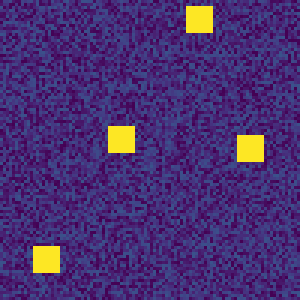
#> input picture input_im.jpg, 100 x 100 px (shown 3 times larger)
$ python img_bright_quadrilateral.py -p input_im.jpg
#> lines starting #> are read from the running program, lines starting #| are printed output that depends on the picture
"""
A Python script that reads an image as grayscale,
and finds the four non-overlapping 5x5 patches with highest average
brightness. Takes the patch centers as corners of a quadrilateral,
calculates its area in pixels, and draws the quadrilateral in red into
the image and saves it in PNG format.

It is be possible to run the script from the __main__ section or
from command line.

The patch_size (default=5x5) and the count of patches (default=4) can
also be changed via command-line.

@TODO -> exhaustive testing for another patch size and patch counts


"""
import os
import argparse

import cv2
import math
import numpy as np


def read_image(im_path:str) -> tuple:
    """
    Read and process an image from the specified path.

    Args:
        im_path (str): Path to the image file.

    Returns:
        tuple: A tuple containing the original color image (BGR format) and its grayscale version.
    """
#> called with im_path = 'input_im.jpg'

    try:
        orig_img = cv2.imread(im_path)
#> orig_img is the input picture: shape (100, 100, 3); mean B, G, R 115.3, 48.5, 73.9
        if orig_img is None:
            raise ValueError("Error: Unable to read the image. Please check the image file format")

        if orig_img.shape[0] < 5 or orig_img.shape[1] < 5:
            print("Insufficient image size!")
            return None, None

        gray_im = cv2.cvtColor(orig_img, cv2.COLOR_BGR2GRAY)
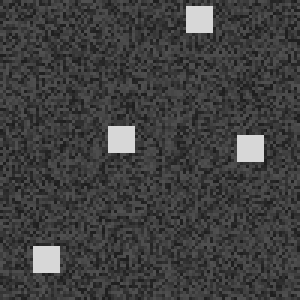
#> gray_im: shape (100, 100) (shown 3 times larger); min 30, max 215, mean 63.6
    except Exception as exp:
        print(f"An error occurred: {exp}")
        if not im_path.lower().endswith(".png") or \
            not im_path.lower().endswith(".jpg"):
            print("Please provide the image in 'jpg' or 'png' file format.")
        return None, None

    return orig_img, gray_im


def get_allpatches_with_brightness_value(gray_im: np.ndarray,
                                         patch_size: int=5,
                                         max_patch_count:int=4) -> list[int,int]:
    """
    Extract and rank image patches based on their average brightness value.
    Returns the center locations of selected non-overlapping
    patches (that have maximum average brightness).

    Args:
        gray_im (np.ndarray): Grayscale image in the form of a NumPy array.
        patch_size (int, optional): Size of the square patches to be extracted. Default is 5.
        max_patch_count (int, optional): Maximum number of patches to be extracted. Default is 4.

    Returns:
        list: List of center points (as [row, column] pairs) of the top ranked patches based on brightness.
    """
#> called with patch_size = 5, max_patch_count = 4
    if gray_im.shape[0] < 5 or gray_im.shape[1] < 5:
        return None

    def _check_overlap(test_patch, patch_list, patch_size):
        if len(patch_list) == 0:
            return False
        for _patch in patch_list:
            if (abs(test_patch[1] - _patch[1]) < patch_size) and \
                    (abs(test_patch[2] - _patch[2]) < patch_size):
                return True
        return False

    total_patches = []
    for row in range(gray_im.shape[0] - patch_size + 1):
        for col in range(gray_im.shape[1] - patch_size + 1):
            curr_patch = gray_im[row : row + patch_size, col: col + patch_size]
            patch_brightness = np.mean(curr_patch)
            total_patches.append((patch_brightness, row, col))
#> after the loop, total_patches = 9216 items, first 6: (57.4, 0, 0), (56.32, 0, 1), (55.76, 0, 2), (55.52, 0, 3), (55.08, 0, 4), (55.6, 0, 5)
    total_patches = sorted(total_patches, key=lambda l: l[0], reverse=True)
#> total_patches = 9216 items, first 6: (215, 2, 62), (215, 2, 63), (215, 2, 64), (215, 2, 65), (215, 2, 66), (215, 3, 62)

    topk_patches = []
    for patch in total_patches:
        if len(topk_patches) < max_patch_count:
            if not _check_overlap(patch, topk_patches, patch_size):
                topk_patches.append(patch)
        else:
            break
#> this loop made 77 passes
#> patch on passes 1 to 12: (215, 2, 62), (215, 2, 63), (215, 2, 64), (215, 2, 65), (215, 2, 66), (215, 3, 62), (215, 3, 63), (215, 3, 64), (215, 3, 65), (215, 3, 66), (215, 4, 62), (215, 4, 63)
#> after the loop, topk_patches = [(215, 2, 62), (215, 42, 36), (215, 45, 79), (215, 82, 11)]
    centers = [[i + patch_size//2, j + patch_size//2] for _,i,j in topk_patches]
#> centers = [[4, 64], [44, 38], [47, 81], [84, 13]]

    print(f"Center points of the brightest patches: {centers}")
#| Center points of the brightest patches: [[4, 64], [44, 38], [47, 81], [84, 13]]

    return centers


def distance(p1:tuple[int, int],
             p2:tuple[int, int]) -> float:
    """
    Calculate the Euclidean distance between two points.
    """
    return ((p2[0] - p1[0]) ** 2 + (p2[1] - p1[1]) ** 2) ** 0.5


def calc_polar_angle(p1: tuple[int, int],
                     p2: tuple[int, int]) -> float:
    """
    Calculate the polar angle between two points.

    Args:
        p1 (Tuple[int, int]): The coordinates of the first point (x1, y1).
        p2 (Tuple[int, int]): The coordinates of the second point (x2, y2).

    Returns:
        float: The polar angle between the two points in radians.
    """
    return math.atan2(p2[1] - p1[1], p2[0] - p1[0])


def order_coordinates_anticlock(points: list[tuple])-> list[tuple]:
    """
    Order a list of coordinates in an anticlockwise sequence.

    Args:
        points (List[Tuple[int, int]]): A list of tuples representing (x, y) coordinates.

    Returns:
        List[Tuple[int, int]]: A list of coordinates sorted in an anticlockwise order.
    """
    if len(points) == 0:
        return []
    centroid = [sum(x for x,_ in points) / len(points), sum(y for _, y in points) / len(points)]
    points.sort(key=lambda p: (calc_polar_angle(centroid, p), - distance(centroid, p)))
    return points


def calc_area(ordered_points: list[tuple])-> float:
    """
    Computes the area of the quadrilateral, given 4 sets of coordinates
    Function taken from : https://www.geodose.com/2021/09/how-calculate-polygon-area-unordered-coordinates-points-python.html

    Args:
        ordered_points (_type_): List of 4 tuples, each as (x, y) integer co-ordinates

    Returns:
        float: area enclosed by the 4 points
    """

    if len(ordered_points) < 3:
        print("Invalid shape to compute area!")
        return None

    # separate X AND Y lists
    def _separate_xy(xy_pairs:list[tuple] ) -> tuple[list]:
        x_ls=[]
        y_ls=[]
        for _,_pt in enumerate(xy_pairs):
            x_ls.append(_pt[0])
            y_ls.append(_pt[1])
        return x_ls, y_ls

    # area of regular-polygon, from ordered coordinates
    def _shoelace_area(x_list, y_list):
        a1, a2 = 0, 0
        x_list.append(x_list[0])
        y_list.append(y_list[0])
        for j in range(len(x_list)-1):
            a1 += x_list[j]*y_list[j+1]
            a2 += y_list[j]*x_list[j+1]
        Area = abs(a1-a2)/2
        return Area

    xy_e = _separate_xy(ordered_points)
    return _shoelace_area(xy_e[0], xy_e[1])


# Draw red quadrilateral box
def draw_quadrilateral(img, points: list[tuple], save_at: str="output_image.png"):
    """
    Draw a quadrilateral on an image using given points and save the result.

    Args:
        img (numpy.ndarray): The input image.
        points (list of tuples): List of 4 tuples representing (x, y) coordinates of the quadrilateral vertices.
        save_at (str, optional): Path to save the output image. Default is "output_image.png".

    Returns:
        Boolean: whether quadrilateral is drawn on the image and saved successfully.

    """

    all_X = [i for i,_ in points]
    all_Y = [j for _,j in points]
    if len(points) != 4 or \
        any(all_X.count(x) >= 3 for x in set(all_X)) or \
        any(all_Y.count(x) >= 3 for x in set(all_Y)):
        print("Could not find a Quadrilateral!")
        return False

    ordered_pts = order_coordinates_anticlock(points)
    print(f"Quadrilateral co-ordinates: {ordered_pts}")

    quad_area = calc_area(ordered_points=ordered_pts)
    print(f"Area of the formed Quadrilateral: {quad_area} sq. pixels")

    box = [[y,x] for [x,y] in ordered_pts]
    box = np.array(box).reshape((-1, 1, 2))
    color = (0, 0, 255) # BGR
    th=1 if img.shape[0] > 300 else 2
    cv2.polylines(img, [box], isClosed=True, color=color, thickness=th)

    if cv2.imwrite(save_at, img):
        print(f"New image saved at {save_at}.")
    return True


if __name__ == "__main__":

    ## Console command -> python img_bright_quadrilateral.py -p 'input_im.jpg'

    parser = argparse.ArgumentParser()
    parser.add_argument("-p", "--path", type=os.path.abspath, required=True,
                        help="Provide absolute path to the image file")
    parser.add_argument("-s", "--patch_size", type=int, default=5,
                        help="Provide the desired size of a patch")
    parser.add_argument("-c", "--patch_count", type=int, default=4,
                        help="Provide the total number of patches to be fetched")
    parser.add_argument("-l", "--img_save", type=str, default="output_image.png",
                        help="Provide the location to save the output image")
    args = parser.parse_args()

    original_im, grascale_im = read_image(im_path = args.path)

    if original_im is not None:
        center_points = get_allpatches_with_brightness_value(gray_im = grascale_im,
                                            patch_size=args.patch_size,
                                            max_patch_count= args.patch_count)
#> center_points = [[4, 64], [44, 38], [47, 81], [84, 13]]

        draw_quadrilateral(img=original_im, points=center_points, save_at = args.img_save)
#> in draw_quadrilateral, `all_X = [i for i,_ in points]`: all_X = [4, 44, 47, 84]
#> in draw_quadrilateral, `all_Y = [j for _,j in points]`: all_Y = [64, 38, 81, 13]
#> in order_coordinates_anticlock, `centroid = [sum(x for x,_ in points) / len(points), sum(y for _, y in ..`: centroid = [44.75, 49]
#> in draw_quadrilateral, `ordered_pts = order_coordinates_anticlock(points)`: ordered_pts = [[44, 38], [84, 13], [47, 81], [4, 64]]
#| Quadrilateral co-ordinates: [[44, 38], [84, 13], [47, 81], [4, 64]]
#> the loop in _separate_xy, `for _,_pt in enumerate(xy_pairs):` made 4 passes
#> after the loop in _separate_xy, `for _,_pt in enumerate(xy_pairs):`: x_ls = [44, 84, 47, 4]; y_ls = [38, 13, 81, 64]
#> in calc_area, `xy_e = _separate_xy(ordered_points)`: xy_e = ([44, 84, 47, 4], [38, 13, 81, 64])
#> in draw_quadrilateral, `quad_area = calc_area(ordered_points=ordered_pts)`: quad_area = 1796.5
#| Area of the formed Quadrilateral: 1796.5 sq. pixels
#> in draw_quadrilateral, `box = [[y,x] for [x,y] in ordered_pts]`: box = [[38, 44], [13, 84], [81, 47], [64, 4]]
#> in draw_quadrilateral, `cv2.polylines(img, [box], isClosed=True, color=color, thickness=th)`:
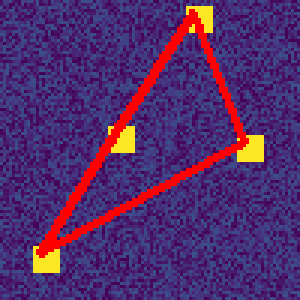
#> img: shape (100, 100, 3) (shown 3 times larger); mean B, G, R 108.5, 44.1, 84.1
